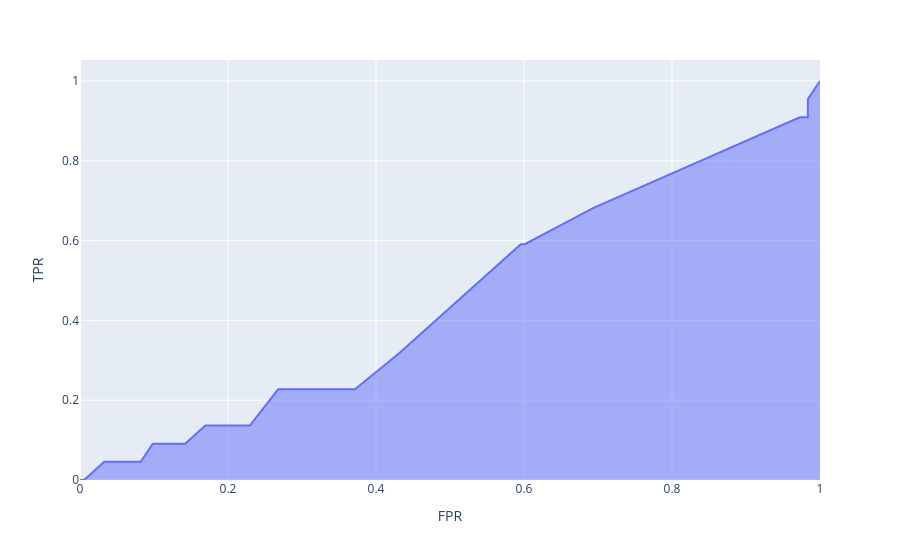

Here is the notebook cell this chart was saved with:
### Code cell
# roc curve for the classifier model

px.area(roc_df,x='FPR', y='TPR', hover_data=['THRES_V'])

### Figure 1 — Plotly figure (JSON) as saved in the notebook; plotly's stock layout.template omitted (floating-point values rounded to 4 significant figures)
{"data": [{"customdata": [[null], [0.0507], [0.04619], [0.04609], [0.04377], [0.02519], [0.02384], [0.02244], [0.02124], [0.0121], [0.01145], [0.01065], [0.007008], [0.006626], [0.004284], [0.003122], [0.002951], [0.001819], [0.001065], [0.0004673]], "fillpattern": {"shape": ""}, "hovertemplate": "FPR=%{x}<br>TPR=%{y}<br>THRES_V=%{customdata[0]}<extra></extra>", "legendgroup": "", "line": {"color": "#636efa"}, "marker": {"symbol": "circle"}, "mode": "lines", "name": "", "orientation": "v", "showlegend": false, "stackgroup": "1", "type": "scatter", "x": [0, 0.005464, 0.03279, 0.04372, 0.08197, 0.09836, 0.1421, 0.1694, 0.2295, 0.2678, 0.3661, 0.3716, 0.4317, 0.5956, 0.6011, 0.694, 0.9727, 0.9836, 0.9836, 1], "xaxis": "x", "y": [0, 0, 0.04545, 0.04545, 0.04545, 0.09091, 0.09091, 0.1364, 0.1364, 0.2273, 0.2273, 0.2273, 0.3182, 0.5909, 0.5909, 0.6818, 0.9091, 0.9091, 0.9545, 1], "yaxis": "y"}], "layout": {"autosize": true, "legend": {"tracegroupgap": 0}, "margin": {"t": 60}, "xaxis": {"anchor": "y", "autorange": true, "domain": [0, 1], "range": [0, 1], "title": {"text": "FPR"}, "type": "linear"}, "yaxis": {"anchor": "x", "autorange": true, "domain": [0, 1], "range": [0, 1.053], "title": {"text": "TPR"}, "type": "linear"}}}
